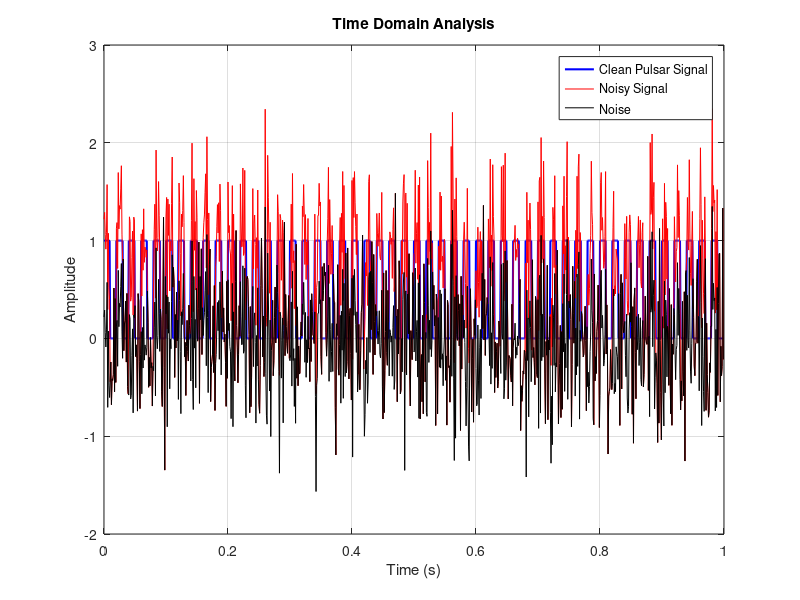
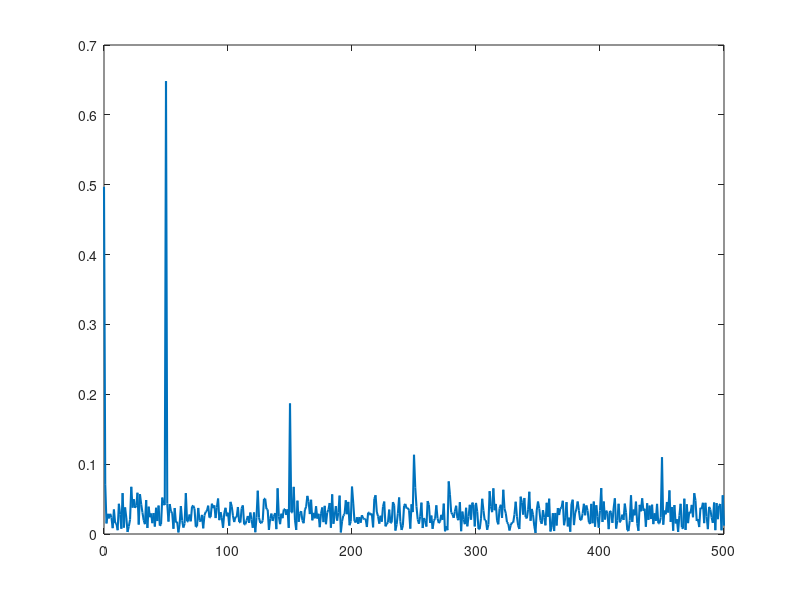

These figures' MATLAB source, in order: (Note: this script raises an error after producing the figures.)
clc;
clear;
close all;

%% Parameters

Fs = 1000;              % Sampling Frequency (Hz)
T = 1;                  % Duration (seconds)
t = 0:1/Fs:T-1/Fs;

f_pulse = 50;           % Pulsar Frequency (Hz)
pulse_width = 0.01;     % Pulse Width

%% Generate Clean Pulsar Signal

signal_clean = zeros(size(t));

for i = 1:length(t)

    if mod(t(i),1/f_pulse) < pulse_width
        signal_clean(i) = 1;
    end

end

%% Generate Noise

noise = 0.5*randn(size(t));

%% Received Signal

signal_raw = signal_clean + noise;

%% Figure 1: Time Domain

figure;

h1 = plot(t,signal_clean,'b','LineWidth',1.5);
hold on;

h2 = plot(t,signal_raw,'r');

h3 = plot(t,noise,'k');

legend([h1 h2 h3], ...
{'Clean Pulsar Signal','Noisy Signal','Noise'});

title('Time Domain Analysis');
xlabel('Time (s)');
ylabel('Amplitude');
grid on;

%% FFT Analysis

N = length(signal_raw);

Y = fft(signal_raw);

P2 = abs(Y/N);

P1 = P2(1:N/2+1);

P1(2:end-1) = 2*P1(2:end-1);

f = Fs*(0:(N/2))/N;

%% Figure 2: FFT Spectrum

figure;

h4 = plot(f,P1,'LineWidth',1.5);

hold on;

xline(f_pulse,'r--','50 Hz');

legend(h4,'FFT Magnitude Spectrum');

title('FFT-Based Spectral Analysis');
xlabel('Frequency (Hz)');
ylabel('Amplitude');
grid on;

%% Peak Detection

[max_amp,index] = max(P1);

peak_frequency = f(index);

fprintf('Detected Peak Frequency = %.2f Hz\n',peak_frequency);
fprintf('Peak FFT Amplitude = %.4f\n',max_amp);

%% PSD Analysis

[pxx,f_psd] = pwelch(signal_raw,[],[],[],Fs);

figure;

h5 = plot(f_psd,pxx,'m','LineWidth',1.5);

legend(h5,'Power Spectral Density');

title('PSD Using Welch Method');
xlabel('Frequency (Hz)');
ylabel('Power/Hz');
grid on;

%% Estimated SNR

signal_power = mean(signal_clean.^2);
noise_power  = mean(noise.^2);

SNR_dB = 10*log10(signal_power/noise_power);

fprintf('Estimated SNR = %.2f dB\n',SNR_dB);
